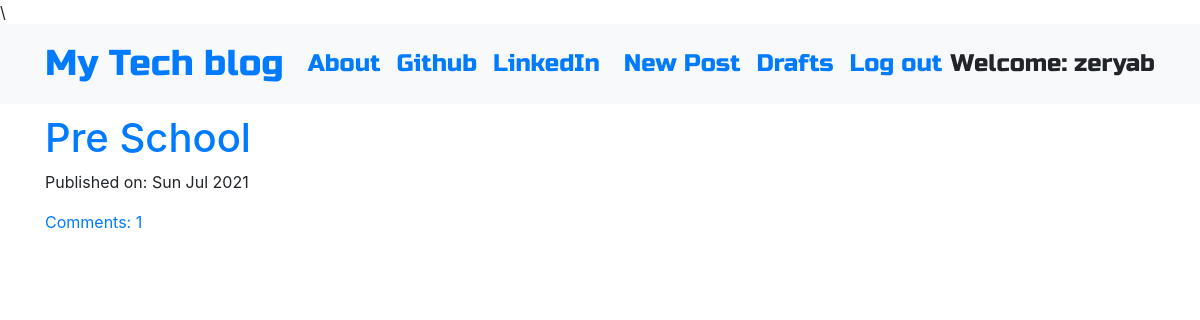
The app's page / (signed in) with its own data.
### appBlog/models.py (models this page shows, shortened)
class Post(models.Model):
    author = models.ForeignKey('auth.User', on_delete = models.CASCADE)
    title = models.CharField(max_length = 200)
    text = models.TextField()
    create_date = models.DateTimeField(default = timezone.now())
    published_date = models.DateTimeField(blank = True, null = True)
    def approve_comments(self):
        return self.comments.filter(approved_comment=True)

### appBlog/views.py (the view)
# urls.py: path('',views.PostListView.as_view(), name = 'post_list_h'),
class PostListView(ListView):
    model = Post
    def get_queryset(self):
        return Post.objects.filter(published_date__lte=timezone.now()).order_by('-published_date')

### appBlog/templates/appBlog/post_list.html
{% extends 'appBlog/appBlog.html' %}
{% block content %}
<div class="centerstage">
  {% for post in post_list %}
    <div class="post">
      <h1><a href="{% url 'post_detail_h' pk=post.pk %}">{{post.title}}</a></h1>
      <div class="date">
        <p>Published on: {{post.published_date|date:"D M Y"}}</p>
      </div>
      <a href="{% url 'post_detail_h' pk=post.pk %}">Comments: {{post.approve_comments.count}}</a>
    </div>
  {% endfor %}
</div>
{% endblock %}

### appBlog/templates/appBlog/appBlog.html (shortened to what this page needs)
<!DOCTYPE html>
{% load static %}
<html lang="en" dir="ltr">
  <head>
    <link rel="stylesheet" href="https://stackpath.bootstrapcdn.com/bootstrap/4.1.3/css/bootstrap.min.css">
    <link rel="stylesheet" href="//cdn.jsdelivr.net/npm/medium-editor@latest/dist/css/medium-editor.min.css" type="text/css" media="screen" charset="utf-8">
    <link href="https://maxcdn.bootstrapcdn.com/font-awesome/4.7.0/css/font-awesome.min.css" rel="stylesheet">
    <link rel="stylesheet" href="static/css/mycss.css">
  </head>
  <body class='loader'>
    <nav class="navbar navbar-expand-lg bg-light techfont">
      <div class="container">
        <div class="navbar-nav align-items-center">
          <a class="navbar-brand bigbrand" href="{% url 'post_list_h' %}">My Tech blog</a>
          <a class="nav-item nav-link" href="{% url 'about_h' %}">About</a>
          <a class="nav-item nav-link" href="https://www.github.com">Github</a>
          <a class="nav-item nav-link" href="https://www.linkedin.com">LinkedIn</a>
        </div>
        <div class="navbar-nav align-items-center ml-auto">
          {% if user.is_authenticated %}
            <a class="nav-item nav-link" href="{% url 'post_new_h' %}">New Post</a>
            <a class="nav-item nav-link" href="{% url 'post_draft_list_h' %}">Drafts</a>
            <a class="nav-item nav-link" href="{% url 'logout_h' %}">Log out</a>
            <a >Welcome: {{ user.username }}</a>
          {% else %}
            <a class="nav-item nav-link" href="{% url 'login_h' %}" aria-label="Login">
              <span class="fa fa-user" aria-hidden="true"></span></a>
          {% endif %}
        </div>
      </div>
    </nav>
          <div class="content container">
              <div class="row">
                  <div class="col-md-8">
                    <div class="blog_posts">
                      {% block content %}
                      {% endblock %}
                    </div>
                  </div>
              </div>
          </div>
  </body>
</html>

### appBlog/static/css/mycss.css (style rules this page uses)
.techfont { font-family: 'Russo One', sans-serif; font-size: 1.5em; margin-bottom: 10px; }
.bigbrand { font-size: 1.5em; }
.centerstage { margin-left: auto; margin-right: auto; }

### records on screen
Post: title "Pre School", published_date "Sun Jul 2021", approve_comments.count "1"

### other values on screen
{{ user.username }} "zeryab"
